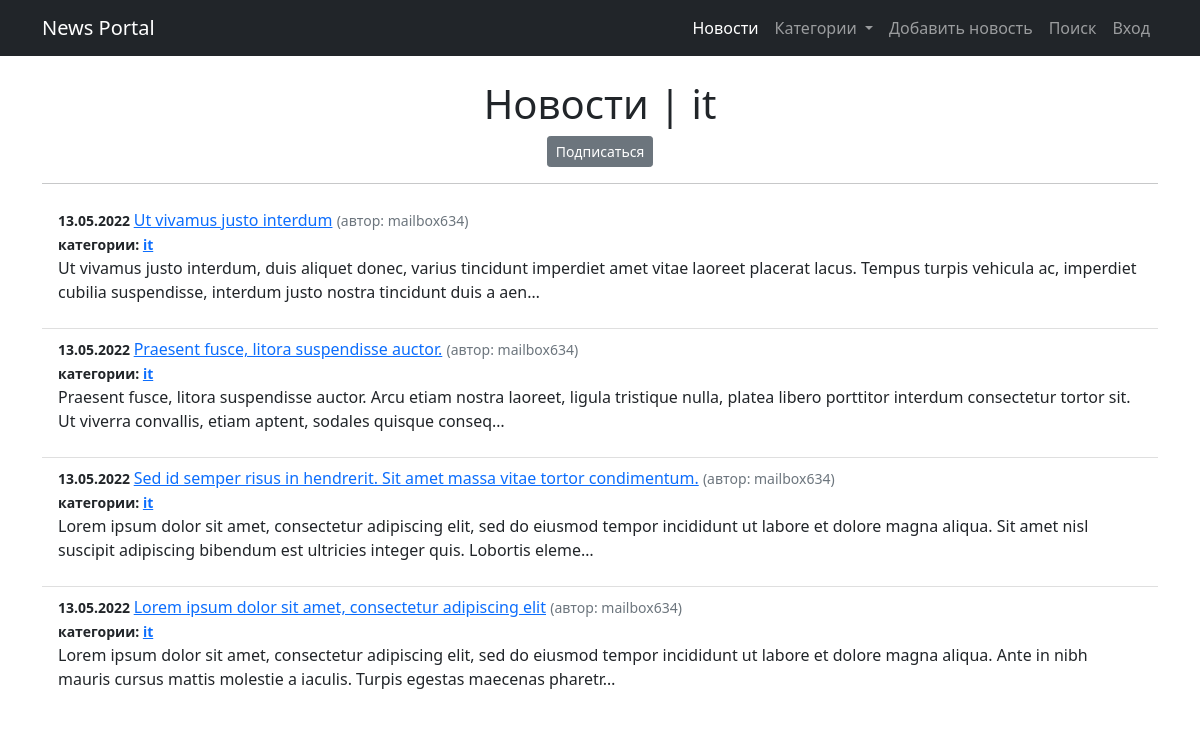
Screenshot of /news/category/it with the database file from the repository.
### news/models.py (models this page shows, shortened)
class Category(models.Model):
    name = models.CharField(max_length=255, unique=True)
    subscriber = models.ManyToManyField(
        'Subscriber', through='CategorySubscriber')
    def __str__(self):
        return self.name

class Post(models.Model):
    article = 'AR'
    news = 'NW'
    POST_TYPE = [
        (article, 'статья'),
        (news, 'новость'),
    ]
    author = models.ForeignKey(Author, on_delete=models.CASCADE)
    post_type = models.CharField(
        max_length=2, choices=POST_TYPE, default=article)
    date = models.DateTimeField(auto_now_add=True)
    title = models.CharField(max_length=255)
    text = models.TextField()
    rating = models.IntegerField(default=0)
    category = models.ManyToManyField(
        Category, through='PostCategory')

class Author(models.Model):
    username = models.OneToOneField(
        User, on_delete=models.CASCADE, primary_key=True)
    rating = models.IntegerField(default=0)
    def __str__(self):
        return self.username.username

### news/views.py (the view)
# urls.py: path('category/<str:category>', CategoryNewsListView.as_view(),
class CategoryNewsListView(NewsList):
    model = Post
    template_name = 'news/category_news_list.html'
    context_object_name = 'category_news_list'
    def get_queryset(self):
        self.category = get_object_or_404(
            Category, name=self.kwargs['category'])
        queryset = Post.objects.filter(
            category__name=self.category).order_by('-date')
        return queryset
    def get_context_data(self, **kwargs):
        context = super(CategoryNewsListView, self).get_context_data(**kwargs)
        context['category'] = self.category
        return context

### news/templatetags/custom_filters.py (called while the page is built)
@register.filter()
def format_date(value):
    return value.strftime("%d.%m.%Y")

@register.filter()
def censor(text):
    if type(text) != str:
        return "Type error. Is not string"
    for word in CENSOR_WORDS:
        text = re.sub(r'(?:'+word[1:]+'?)[^\s]+',
                      ("*" * (len(word) - 1)), text)
    return text

### news/views.py (called while the page is built)
    def get_context_data(self, **kwargs):
        category_menu = Category.objects.all()
        context = super().get_context_data(**kwargs)
        context['is_not_authors'] = not self.request.user.groups.filter(
            name='authors').exists()
        context['category_menu'] = category_menu
        return context

### templates/news/category_news_list.html (shortened to what this page needs)
{% extends 'flatpages/default.html' %}
{% load custom_filters %}
{% block content %}
<h1 class="text-center"> Новости | {{category}}</h1>
<p class="text-center"><a href="{% url 'subscribe' category %}" class="btn btn-secondary btn-sm">Подписаться</a></p>
<hr>
    <ul class="list-group list-group-flush">
        {% for cat in category_news_list %}
            <li class="list-group-item">
                <small class="fw-bold">{{ cat.date | format_date }} </small>
                <a href="{% url 'news_post' cat.id %}">{{ cat.title | censor}}</a>
                <small class="text-muted ">(автор: {{ cat.author}})</small> <br>
                <small class="fw-bold">категории:
                    {% for category in cat.category.all %}
                        <a href="{% url 'category_news_list' category %}">{{ category}}</a>
                    {% endfor %}
                </small>
                <p>{{cat.text | censor | truncatechars:210}}</p>
            </li>
        {% endfor %}
    </ul>
{% endblock content %}

### rows the page displays
Category: name "it"
Post: date "13.05.2022", title|censor "Ut vivamus justo interdum", author "mailbox634", text|censor "Ut vivamus justo interdum, duis aliquet donec, varius tincidunt imperdiet amet vitae laoreet placerat lacus. Tempus turpis vehicula ac, imperdiet cubilia suspendisse, interdum justo nostra tincidunt duis a aen…"
Post: date "13.05.2022", title|censor "Praesent fusce, litora suspendisse auctor.", author "mailbox634", text|censor "Praesent fusce, litora suspendisse auctor. Arcu etiam nostra laoreet, ligula tristique nulla, platea libero porttitor interdum consectetur tortor sit. Ut viverra convallis, etiam aptent, sodales quisque conseq…"
Post: date "13.05.2022", title|censor "Sed id semper risus in hendrerit. Sit amet massa vitae tortor condimentum.", author "mailbox634", text|censor "Lorem ipsum dolor sit amet, consectetur adipiscing elit, sed do eiusmod tempor incididunt ut labore et dolore magna aliqua. Sit amet nisl suscipit adipiscing bibendum est ultricies integer quis. Lobortis eleme…"
Post: date "13.05.2022", title|censor "Lorem ipsum dolor sit amet, consectetur adipiscing elit", author "mailbox634", text|censor "Lorem ipsum dolor sit amet, consectetur adipiscing elit, sed do eiusmod tempor incididunt ut labore et dolore magna aliqua. Ante in nibh mauris cursus mattis molestie a iaculis. Turpis egestas maecenas pharetr…"
